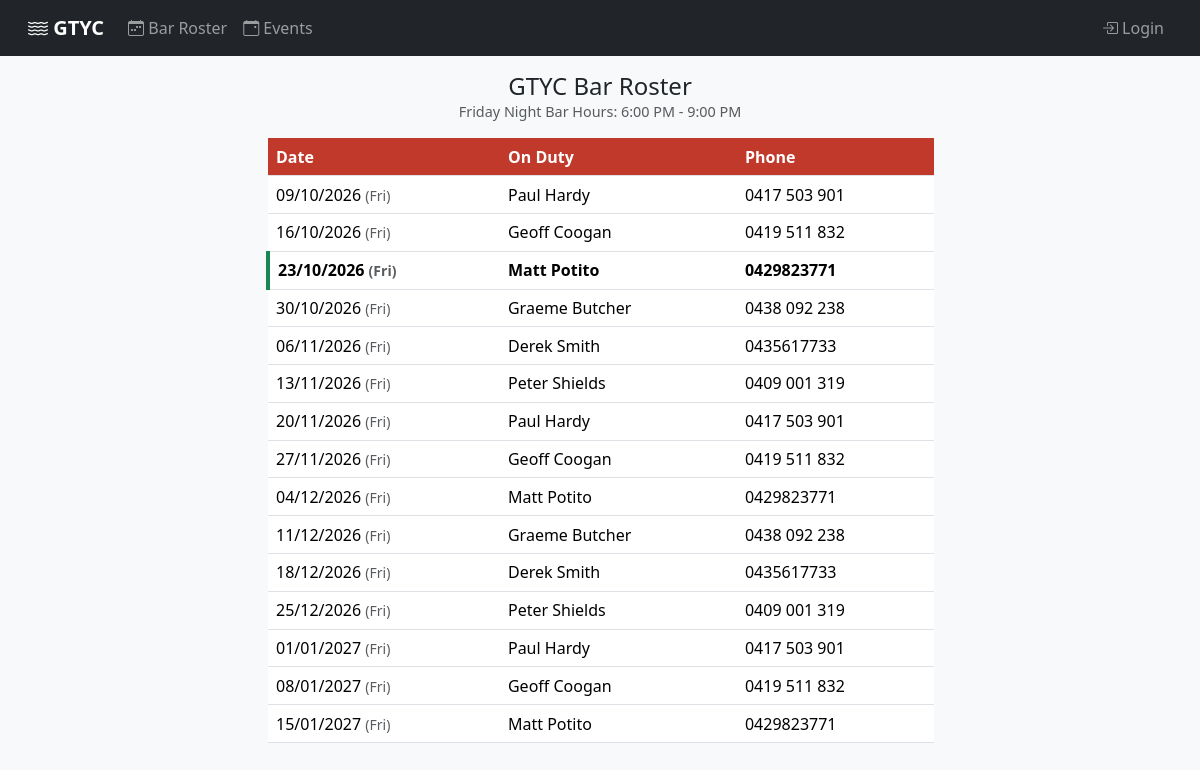
Screenshot of /roster/ with the database file from the repository.
### accounts/models.py (models this page shows, shortened)
class User(AbstractUser):
    username = None
    email = models.EmailField(unique=True)
    membership_type = models.CharField(
        max_length=20,
        choices=MembershipType.choices,
        default=MembershipType.FULL,
    )
    is_committee = models.BooleanField(
        default=False,
        help_text='Is a committee member',
    )
    admin_level = models.CharField(
        max_length=20,
        choices=AdminLevel.choices,
        blank=True,
        default='',
        help_text='Secretary: full admin. Event Officer: roster + events.',
    )
    title = models.CharField(
        max_length=20,
        choices=Title.choices,
        blank=True,
        default='',
        help_text='Honorary committee title (display only, does not control access)',
    )
    is_rsa = models.BooleanField(
        default=False,
        help_text='Has RSA certification, can serve alcohol',
    )
    is_in_rotation = models.BooleanField(
        default=False,
        help_text='In the Friday bar rotation (must also have RSA)',
    )
    rotation_position = models.PositiveIntegerField(
        null=True,
        blank=True,
        help_text='Order in the rotation cycle (1-based)',
    )
    phone = models.CharField(max_length=20, blank=True, default='')
    preferred_name = models.CharField(max_length=100, blank=True, default='')
    objects = UserManager()
    USERNAME_FIELD = 'email'
    REQUIRED_FIELDS = []
    class Meta:
        db_table = 'users'
        ordering = ['email']
    @property
    def display_name(self):
        if self.preferred_name:
            return self.preferred_name
        if self.first_name and self.last_name:
            return f"{self.first_name} {self.last_name}"
        if self.first_name:
            return self.first_name
        return self.email

### roster/views.py (the view)
# urls.py: path('', views.public_roster, name='public'),
def public_roster(request):
    today = datetime.date.today()
    start = today - datetime.timedelta(days=14)
    end = today + datetime.timedelta(days=90)
    entries = get_roster_for_range(start, end)
    days_until_friday = (4 - today.weekday()) % 7
    next_friday = today + datetime.timedelta(days=days_until_friday)
    return render(request, 'roster/public.html', {
        'entries': entries,
        'today': today,
        'next_friday': next_friday,
    })

### roster/models.py (called while the page is built)
    @classmethod
    def load(cls):
        try:
            return cls.objects.get(pk=1)
        except cls.DoesNotExist:
            return None

### roster/services.py (called while the page is built)
def get_fridays_in_range(start_date, end_date):
    current = start_date
    while current.weekday() != 4:
        current += datetime.timedelta(days=1)
    fridays = []
    while current <= end_date:
        fridays.append(current)
        current += datetime.timedelta(days=7)
    return fridays

def fridays_between(date_a, date_b):
    delta = (date_b - date_a).days
    return delta // 7

def compute_rotation_for_date(config, active_staff, friday):
    staff_count = len(active_staff)
    if staff_count == 0 or not config:
        return None
    anchor_index = config.anchor_staff_position - 1
    weeks = fridays_between(config.anchor_date, friday)
    idx = (anchor_index + weeks) % staff_count
    return active_staff[idx]

### roster/templates/roster/public.html (shortened to what this page needs)
{% extends "base.html" %}
{% block content %}
<div class="container px-2 px-sm-3" style="max-width: 700px;">
    <h3 class="text-center mb-0 fs-4 fs-md-3">GTYC Bar Roster</h3>
    <p class="text-center text-muted mb-3" style="font-size: 0.9rem;">Friday Night Bar Hours: 6:00 PM - 9:00 PM</p>
    {% if entries %}
    <div class="table-responsive">
        <table class="table table-sm roster-table mb-0">
            <thead>
                <tr>
                    <th>Date</th>
                    <th>On Duty</th>
                    <th>Phone</th>
                </tr>
            </thead>
            <tbody>
                {% for entry in entries %}
                <tr class="{% if entry.date == today %}is-today{% endif %}{% if entry.date == next_friday %} is-next-friday{% endif %} {% if entry.source == 'event' %}is-event{% endif %}">
                    <td class="text-nowrap">
                        {{ entry.date|date:"d/m/Y" }}
                        <small class="text-muted">({{ entry.date|date:"D" }})</small>
                    </td>
                    <td>{% for s in entry.staff_members %}{{ s.display_name }}{% if not forloop.last %}, {% endif %}{% endfor %}</td>
                    <td class="text-nowrap">{% for s in entry.staff_members %}{{ s.phone }}{% if not forloop.last %}, {% endif %}{% endfor %}</td>
                </tr>
                {% endfor %}
            </tbody>
        </table>
    </div>
    {% else %}
    <p class="text-muted text-center">No roster entries to display.</p>
    {% endif %}
</div>
{% endblock %}

### templates/base.html (shortened to what this page needs)
<!DOCTYPE html>
<html lang="en">
<head>
    <link href="https://cdn.jsdelivr.net/npm/bootstrap@5.3.3/dist/css/bootstrap.min.css" rel="stylesheet">
    <link href="https://cdn.jsdelivr.net/npm/bootstrap-icons@1.11.3/font/bootstrap-icons.min.css" rel="stylesheet">
</head>
<body>
    {% include "partials/_navbar.html" %}
    <main class="container-fluid py-3">
        {% block content %}{% endblock %}
    </main>
</body>
</html>

### templates/partials/_navbar.html (shortened to what this page needs)
<nav class="navbar navbar-expand-md navbar-dark bg-dark px-2 px-sm-3">
    <div class="container-fluid">
        <a class="navbar-brand" href="/">
            <i class="bi bi-water"></i> GTYC
        </a>
        <div class="collapse navbar-collapse" id="navbarNav">
            <ul class="navbar-nav me-auto">
                <li class="nav-item">
                    <a class="nav-link" href="{% url 'roster:public' %}">
                        <i class="bi bi-calendar-week"></i> Bar Roster
                    </a>
                </li>
                <li class="nav-item">
                    <a class="nav-link" href="{% url 'events:public' %}">
                        <i class="bi bi-calendar-event"></i> Events
                    </a>
                </li>
            </ul>
            <ul class="navbar-nav">
                {% if user.is_authenticated %}
                <li class="nav-item">
                    <span class="nav-link text-light">
                        <i class="bi bi-person-circle"></i> {{ user.display_name }}
                        {% if user.title %}
                        <span class="badge bg-info">{{ user.get_title_display }}</span>
                        {% elif user.is_committee %}
                        <span class="badge bg-secondary">Committee</span>
                        {% endif %}
                    </span>
                </li>
                <li class="nav-item">
                    <a class="nav-link" href="{% url 'accounts:logout' %}">
                        <i class="bi bi-box-arrow-right"></i> Logout
                    </a>
                </li>
                {% else %}
                <li class="nav-item">
                    <a class="nav-link" href="{% url 'accounts:login' %}">
                        <i class="bi bi-box-arrow-in-right"></i> Login
                    </a>
                </li>
                {% endif %}
            </ul>
        </div>
    </div>
</nav>

### templates/base.html (style rules this page uses)
body { background-color: #f8f9fa; }
.navbar-brand { font-weight: 600; }

### roster/templates/roster/public.html (style rules this page uses)
.roster-table th { background-color: #c0392b; color: white; }
.roster-table tr:nth-child(even) { background-color: #e8f0fe; }
.roster-table tr:nth-child(odd) { background-color: #ffffff; }
.roster-table tr.is-today { font-weight: 700; border-left: 4px solid #0d6efd; }
.roster-table tr.is-next-friday { font-weight: 700; border-left: 4px solid #198754; }
.roster-table td, .roster-table th { padding: 0.4rem 0.5rem; }

### rows the page displays
User: display_name "Paul Hardy", phone "0417 503 901"
User: display_name "Geoff Coogan", phone "0419 511 832"
User: display_name "Matt Potito", phone "0429823771"
User: display_name "Graeme Butcher", phone "0438 092 238"
User: display_name "Derek Smith", phone "0435617733"
User: display_name "Peter Shields", phone "0409 001 319"

### other values shown
{{ entry.date|date:"d/m/Y" }} "09/10/2026" "16/10/2026" "23/10/2026" "30/10/2026" "06/11/2026" "13/11/2026" "20/11/2026" "27/11/2026" "04/12/2026" "11/12/2026" "18/12/2026" "25/12/2026" "01/01/2027" "08/01/2027" "15/01/2027"
{{ entry.date|date:"D" }} "Fri" "Fri" "Fri" "Fri" "Fri" "Fri" "Fri" "Fri" "Fri" "Fri" "Fri" "Fri" "Fri" "Fri" "Fri"
